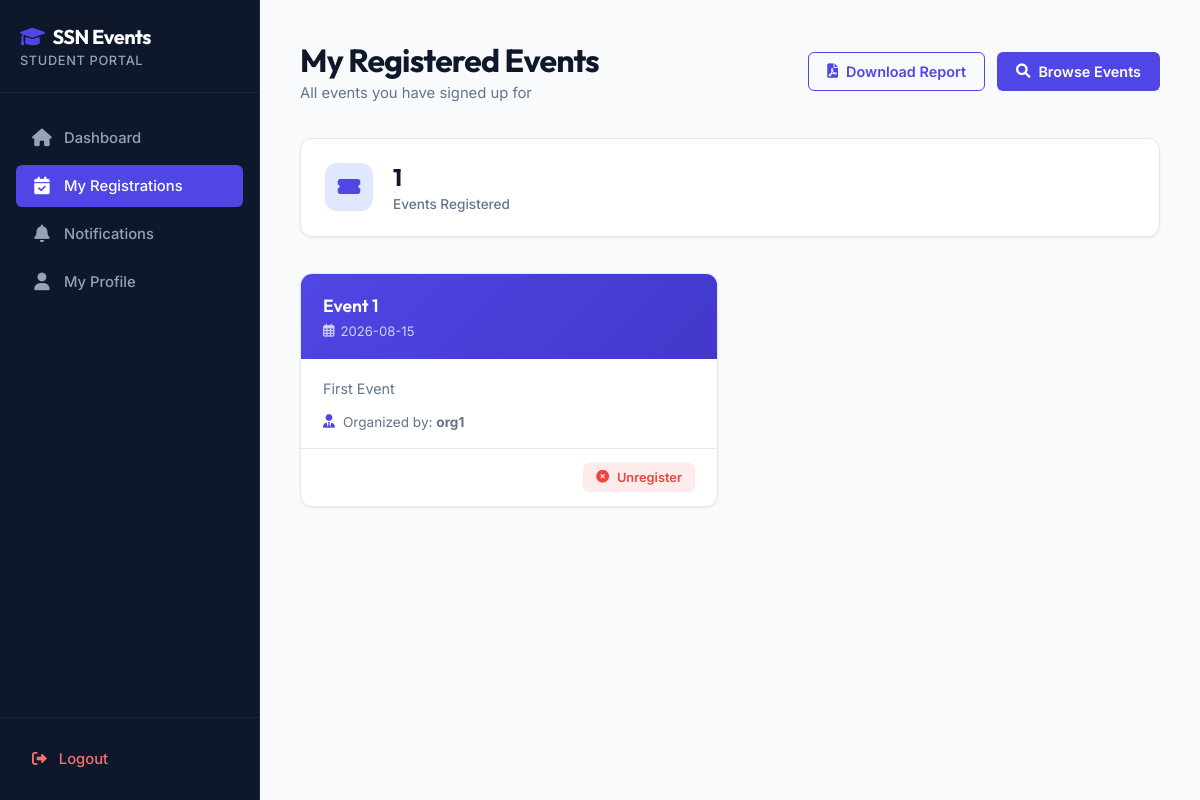
Page /registered_events (signed in) on the committed database.
### tables this page shows
CREATE TABLE events (
            id INTEGER PRIMARY KEY AUTOINCREMENT,
            title TEXT NOT NULL,
            description TEXT NOT NULL,
            date TEXT NOT NULL,
            organizer TEXT NOT NULL,
            venue TEXT NOT NULL,
            category TEXT NOT NULL,
            registration_fee REAL NOT NULL
        );

### app.py (the view)
@app.route("/registered_events")
def registered_events():
    if "user" not in session or session["role"] != "student":
        return redirect(url_for("login"))
    conn = sqlite3.connect(DATABASE_PATH)
    cursor = conn.cursor()
    cursor.execute("""
        SELECT events.id, events.title, events.description, events.date, events.organizer
        FROM registrations
        JOIN events ON registrations.event_id = events.id
        JOIN users ON registrations.user_id = users.id
        WHERE users.username = ?
    """, (session["user"],))
    events = cursor.fetchall()
    conn.close()
    return render_template("registered_events.html", events=events)

### templates/registered_events.html (shortened to what this page needs)
<!DOCTYPE html>
<html lang="en">
<head>
    <link rel="stylesheet" href="https://cdnjs.cloudflare.com/ajax/libs/font-awesome/6.0.0/css/all.min.css">
    <link rel="stylesheet" href="{{ url_for('static', filename='css/dashboard_layout.css') }}">
</head>
<body>
    <aside class="sidebar">
        <div class="sidebar-header">
            <h3><i class="fas fa-graduation-cap"></i> <span>SSN Events</span></h3>
            <p>Student Portal</p>
        </div>
        <nav class="sidebar-menu">
            <a href="{{ url_for('student_dash') }}" class="menu-item">
                <i class="fas fa-home"></i>
                <span>Dashboard</span>
            </a>
            <a href="{{ url_for('registered_events') }}" class="menu-item active">
                <i class="fas fa-calendar-check"></i>
                <span>My Registrations</span>
            </a>
            <a href="#" class="menu-item">
                <i class="fas fa-bell"></i>
                <span>Notifications</span>
            </a>
            <a href="#" class="menu-item">
                <i class="fas fa-user"></i>
                <span>My Profile</span>
            </a>
        </nav>
        <div class="sidebar-footer">
            <a href="{{ url_for('logout') }}" class="logout-btn">
                <i class="fas fa-sign-out-alt"></i>
                <span>Logout</span>
            </a>
        </div>
    </aside>
    <main class="main-content">
        <div class="dashboard-header">
            <div class="page-title">
                <h1>My Registered Events</h1>
                <p>All events you have signed up for</p>
            </div>
            <div class="user-actions">
                <a href="{{ url_for('download_report') }}" class="btn btn-outline">
                    <i class="fas fa-file-pdf"></i> Download Report
                </a>
                <a href="{{ url_for('student_dash') }}" class="btn btn-primary">
                    <i class="fas fa-search"></i> Browse Events
                </a>
            </div>
        </div>
        <div class="stats-grid" style="margin-bottom: 36px;">
            <div class="stat-card">
                <div class="stat-icon primary">
                    <i class="fas fa-ticket-alt"></i>
                </div>
                <div class="stat-info">
                    <span class="stat-value">{{ events|length }}</span>
                    <span class="stat-label">Events Registered</span>
                </div>
            </div>
        </div>
        {% if events %}
            <div class="event-cards-grid">
                {% for event in events %}
                    <div class="event-card">
                        <div class="event-card-header">
                            <h3>{{ event[1] }}</h3>
                            <div class="event-date">
                                <i class="far fa-calendar-alt"></i> {{ event[3] }}
                            </div>
                        </div>
                        <div class="event-card-body">
                            <p>{{ event[2] }}</p>
                            <div class="event-organizer">
                                <i class="fas fa-user-tie"></i>
                                <span>Organized by: <strong>{{ event[4].split('@')[0] }}</strong></span>
                            </div>
                        </div>
                        <div class="event-card-footer">
                            <a href="{{ url_for('unregister_event', event_id=event[0]) }}" class="btn btn-danger btn-sm"
                               onclick="return confirm('Are you sure you want to unregister from this event?')">
                                <i class="fas fa-times-circle"></i> Unregister
                            </a>
                        </div>
                    </div>
                {% endfor %}
            </div>
        {% endif %}
    </main>
</body>
</html>

### templates/registered_events.html (style rules this page uses)
.event-cards-grid { display: grid; grid-template-columns: repeat(auto-fill, minmax(310px, 1fr)); gap: 24px; }
.event-card { background: var(--bg-card); border: 1px solid var(--border-color); border-radius: var(--radius-md); overflow: hidden; box-shadow: var(--shadow-sm); transition: var(--transition); }
.event-card-header { background: linear-gradient(135deg, var(--primary) 0%, var(--primary-hover) 100%); padding: 20px 22px; }
.event-card-header h3 { font-family: var(--font-display); font-size: 1.1rem; font-weight: 600; color: white; margin-bottom: 6px; }
.event-card-header .event-date { font-size: 0.82rem; color: rgba(255,255,255,0.75); display: flex; align-items: center; gap: 6px; }
.event-card-body { padding: 18px 22px; }
.event-card-body p { font-size: 0.9rem; color: var(--text-muted); line-height: 1.6; display: -webkit-box; -webkit-line-clamp: 3; -webkit-box-orient: vertical; overflow: hidden; margin-bottom: 14px; }
.event-organizer { display: flex; align-items: center; gap: 8px; font-size: 0.85rem; color: var(--text-muted); }
.event-organizer i { color: var(--primary); }
.event-card-footer { padding: 14px 22px; border-top: 1px solid var(--border-color); display: flex; justify-content: flex-end; gap: 10px; }

### rows in the picture
events: title "Event 1", date "2026-08-15", description "First Event", organizer "org1"

### other values in the picture
{{ events|length }} "1"
